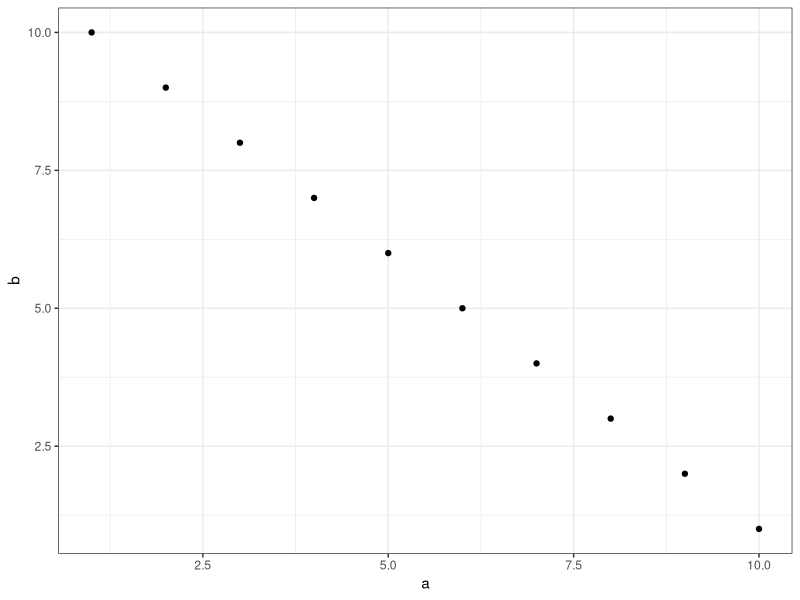

Source code (R):
# start of script
# load library
library(tidyverse)
# make a tibble
df <- tibble(a = 1:10, b = 10:1)
p1 <- ggplot(df, aes(a, b)) + 
    geom_point()  # plot the tibble
# edited in Rstudio
p1 + theme_bw()
# end of script
